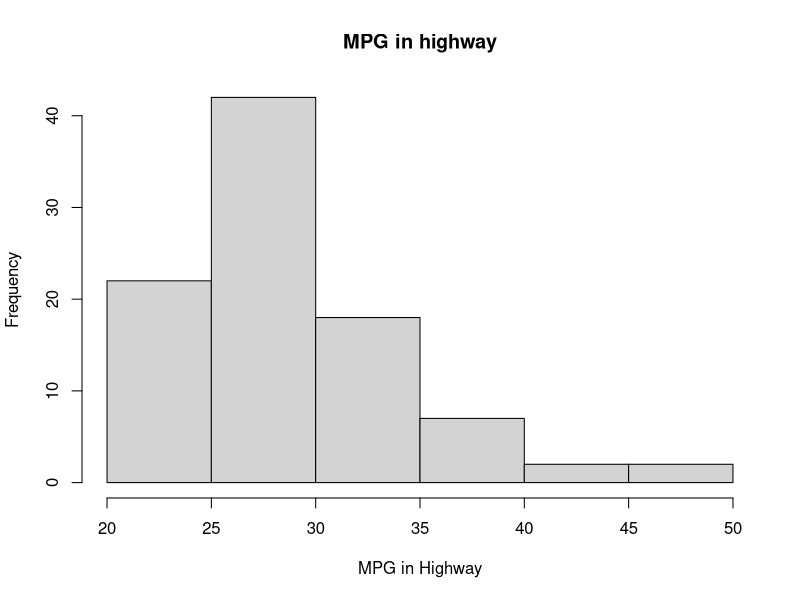

Source code (R):
# Title     : TODO
# Objective : TODO
# Created by: coeat
# Created on: 2021/04/20

library(MASS)
print('START**********')
with(
  Cars93,
     hist(
       MPG.highway,
       xlab='MPG in Highway',
       main='MPG in highway'
     )
)
#오른쪽으로 치우친 (skewed to the right) 분포